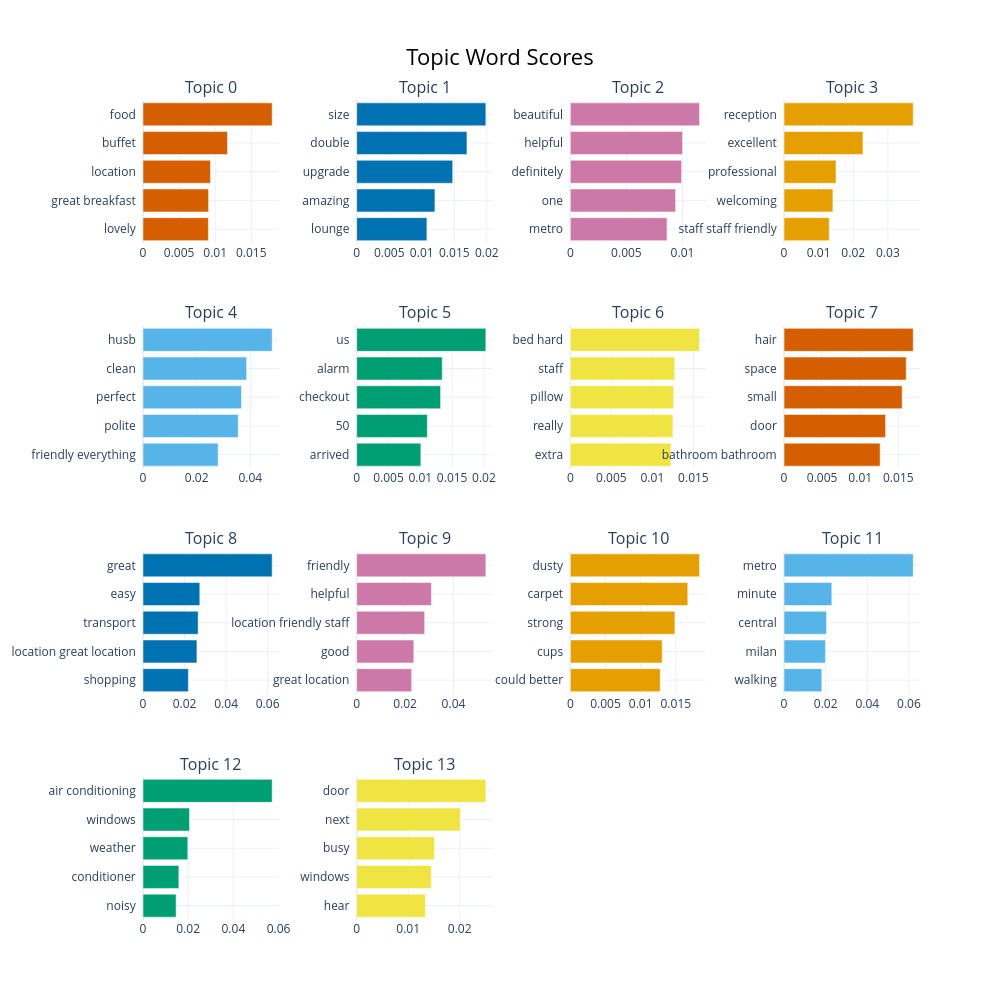

Write notebook code for a chart like this one.
### Code cell
number_of_topics = len(BERT_model.get_topic_info())
fig = BERT_model.visualize_barchart(top_n_topics=number_of_topics)
fig

### Figure 1 — Plotly figure (JSON) as saved in the notebook; plotly's stock layout.template omitted (floating-point values rounded to 4 significant figures)
{"data": [{"marker": {"color": "#D55E00"}, "orientation": "h", "type": "bar", "x": [0.009061, 0.009088, 0.009353, 0.0117, 0.0179], "xaxis": "x", "y": ["lovely  ", "great breakfast  ", "location  ", "buffet  ", "food  "], "yaxis": "y"}, {"marker": {"color": "#0072B2"}, "orientation": "h", "type": "bar", "x": [0.01079, 0.01202, 0.01476, 0.01694, 0.01985], "xaxis": "x2", "y": ["lounge  ", "amazing  ", "upgrade  ", "double  ", "size  "], "yaxis": "y2"}, {"marker": {"color": "#CC79A7"}, "orientation": "h", "type": "bar", "x": [0.008624, 0.009389, 0.009923, 0.01001, 0.01152], "xaxis": "x3", "y": ["metro  ", "one  ", "definitely  ", "helpful  ", "beautiful  "], "yaxis": "y3"}, {"marker": {"color": "#E69F00"}, "orientation": "h", "type": "bar", "x": [0.01307, 0.01412, 0.01502, 0.0228, 0.03732], "xaxis": "x4", "y": ["staff staff friendly  ", "welcoming  ", "professional  ", "excellent  ", "reception  "], "yaxis": "y4"}, {"marker": {"color": "#56B4E9"}, "orientation": "h", "type": "bar", "x": [0.028, 0.03549, 0.0367, 0.03863, 0.04814], "xaxis": "x5", "y": ["friendly everything  ", "polite  ", "perfect  ", "clean  ", "husb  "], "yaxis": "y5"}, {"marker": {"color": "#009E73"}, "orientation": "h", "type": "bar", "x": [0.01008, 0.0111, 0.01318, 0.01345, 0.0203], "xaxis": "x6", "y": ["arrived  ", "50  ", "checkout  ", "alarm  ", "us  "], "yaxis": "y6"}, {"marker": {"color": "#F0E442"}, "orientation": "h", "type": "bar", "x": [0.01226, 0.0125, 0.0126, 0.01272, 0.01575], "xaxis": "x7", "y": ["extra  ", "really  ", "pillow  ", "staff  ", "bed hard  "], "yaxis": "y7"}, {"marker": {"color": "#D55E00"}, "orientation": "h", "type": "bar", "x": [0.01261, 0.01333, 0.0155, 0.01604, 0.01695], "xaxis": "x8", "y": ["bathroom bathroom  ", "door  ", "small  ", "space  ", "hair  "], "yaxis": "y8"}, {"marker": {"color": "#0072B2"}, "orientation": "h", "type": "bar", "x": [0.02183, 0.02595, 0.02655, 0.02735, 0.06218], "xaxis": "x9", "y": ["shopping  ", "location great location  ", "transport  ", "easy  ", "great  "], "yaxis": "y9"}, {"marker": {"color": "#CC79A7"}, "orientation": "h", "type": "bar", "x": [0.02271, 0.0236, 0.02808, 0.03086, 0.05336], "xaxis": "x10", "y": ["great location  ", "good  ", "location friendly staff  ", "helpful  ", "friendly  "], "yaxis": "y10"}, {"marker": {"color": "#E69F00"}, "orientation": "h", "type": "bar", "x": [0.01278, 0.01306, 0.01487, 0.0167, 0.01837], "xaxis": "x11", "y": ["could better  ", "cups  ", "strong  ", "carpet  ", "dusty  "], "yaxis": "y11"}, {"marker": {"color": "#56B4E9"}, "orientation": "h", "type": "bar", "x": [0.01815, 0.01988, 0.0204, 0.02296, 0.06205], "xaxis": "x12", "y": ["walking  ", "milan  ", "central  ", "minute  ", "metro  "], "yaxis": "y12"}, {"marker": {"color": "#009E73"}, "orientation": "h", "type": "bar", "x": [0.01467, 0.01586, 0.01982, 0.02059, 0.05719], "xaxis": "x13", "y": ["noisy  ", "conditioner  ", "weather  ", "windows  ", "air conditioning  "], "yaxis": "y13"}, {"marker": {"color": "#F0E442"}, "orientation": "h", "type": "bar", "x": [0.01334, 0.01447, 0.01511, 0.02013, 0.02508], "xaxis": "x14", "y": ["hear  ", "windows  ", "busy  ", "next  ", "door  "], "yaxis": "y14"}], "layout": {"annotations": [{"font": {"size": 16}, "showarrow": false, "text": "Topic 0", "x": 0.0875, "xanchor": "center", "xref": "paper", "y": 1, "yanchor": "bottom", "yref": "paper"}, {"font": {"size": 16}, "showarrow": false, "text": "Topic 1", "x": 0.3625, "xanchor": "center", "xref": "paper", "y": 1, "yanchor": "bottom", "yref": "paper"}, {"font": {"size": 16}, "showarrow": false, "text": "Topic 2", "x": 0.6375, "xanchor": "center", "xref": "paper", "y": 1, "yanchor": "bottom", "yref": "paper"}, {"font": {"size": 16}, "showarrow": false, "text": "Topic 3", "x": 0.9125, "xanchor": "center", "xref": "paper", "y": 1, "yanchor": "bottom", "yref": "paper"}, {"font": {"size": 16}, "showarrow": false, "text": "Topic 4", "x": 0.0875, "xanchor": "center", "xref": "paper", "y": 0.725, "yanchor": "bottom", "yref": "paper"}, {"font": {"size": 16}, "showarrow": false, "text": "Topic 5", "x": 0.3625, "xanchor": "center", "xref": "paper", "y": 0.725, "yanchor": "bottom", "yref": "paper"}, {"font": {"size": 16}, "showarrow": false, "text": "Topic 6", "x": 0.6375, "xanchor": "center", "xref": "paper", "y": 0.725, "yanchor": "bottom", "yref": "paper"}, {"font": {"size": 16}, "showarrow": false, "text": "Topic 7", "x": 0.9125, "xanchor": "center", "xref": "paper", "y": 0.725, "yanchor": "bottom", "yref": "paper"}, {"font": {"size": 16}, "showarrow": false, "text": "Topic 8", "x": 0.0875, "xanchor": "center", "xref": "paper", "y": 0.45, "yanchor": "bottom", "yref": "paper"}, {"font": {"size": 16}, "showarrow": false, "text": "Topic 9", "x": 0.3625, "xanchor": "center", "xref": "paper", "y": 0.45, "yanchor": "bottom", "yref": "paper"}, {"font": {"size": 16}, "showarrow": false, "text": "Topic 10", "x": 0.6375, "xanchor": "center", "xref": "paper", "y": 0.45, "yanchor": "bottom", "yref": "paper"}, {"font": {"size": 16}, "showarrow": false, "text": "Topic 11", "x": 0.9125, "xanchor": "center", "xref": "paper", "y": 0.45, "yanchor": "bottom", "yref": "paper"}, {"font": {"size": 16}, "showarrow": false, "text": "Topic 12", "x": 0.0875, "xanchor": "center", "xref": "paper", "y": 0.175, "yanchor": "bottom", "yref": "paper"}, {"font": {"size": 16}, "showarrow": false, "text": "Topic 13", "x": 0.3625, "xanchor": "center", "xref": "paper", "y": 0.175, "yanchor": "bottom", "yref": "paper"}], "height": 1000, "hoverlabel": {"bgcolor": "white", "font": {"family": "Rockwell", "size": 16}}, "showlegend": false, "title": {"font": {"color": "Black", "size": 22}, "text": "Topic Word Scores", "x": 0.5, "xanchor": "center", "yanchor": "top"}, "width": 1000, "xaxis": {"anchor": "y", "domain": [0, 0.175], "showgrid": true}, "xaxis10": {"anchor": "y10", "domain": [0.275, 0.45], "showgrid": true}, "xaxis11": {"anchor": "y11", "domain": [0.55, 0.725], "showgrid": true}, "xaxis12": {"anchor": "y12", "domain": [0.825, 1], "showgrid": true}, "xaxis13": {"anchor": "y13", "domain": [0, 0.175], "showgrid": true}, "xaxis14": {"anchor": "y14", "domain": [0.275, 0.45], "showgrid": true}, "xaxis15": {"anchor": "y15", "domain": [0.55, 0.725], "showgrid": true}, "xaxis16": {"anchor": "y16", "domain": [0.825, 1], "showgrid": true}, "xaxis2": {"anchor": "y2", "domain": [0.275, 0.45], "showgrid": true}, "xaxis3": {"anchor": "y3", "domain": [0.55, 0.725], "showgrid": true}, "xaxis4": {"anchor": "y4", "domain": [0.825, 1], "showgrid": true}, "xaxis5": {"anchor": "y5", "domain": [0, 0.175], "showgrid": true}, "xaxis6": {"anchor": "y6", "domain": [0.275, 0.45], "showgrid": true}, "xaxis7": {"anchor": "y7", "domain": [0.55, 0.725], "showgrid": true}, "xaxis8": {"anchor": "y8", "domain": [0.825, 1], "showgrid": true}, "xaxis9": {"anchor": "y9", "domain": [0, 0.175], "showgrid": true}, "yaxis": {"anchor": "x", "domain": [0.825, 1], "showgrid": true}, "yaxis10": {"anchor": "x10", "domain": [0.275, 0.45], "showgrid": true}, "yaxis11": {"anchor": "x11", "domain": [0.275, 0.45], "showgrid": true}, "yaxis12": {"anchor": "x12", "domain": [0.275, 0.45], "showgrid": true}, "yaxis13": {"anchor": "x13", "domain": [0, 0.175], "showgrid": true}, "yaxis14": {"anchor": "x14", "domain": [0, 0.175], "showgrid": true}, "yaxis15": {"anchor": "x15", "domain": [0, 0.175], "showgrid": true}, "yaxis16": {"anchor": "x16", "domain": [0, 0.175], "showgrid": true}, "yaxis2": {"anchor": "x2", "domain": [0.825, 1], "showgrid": true}, "yaxis3": {"anchor": "x3", "domain": [0.825, 1], "showgrid": true}, "yaxis4": {"anchor": "x4", "domain": [0.825, 1], "showgrid": true}, "yaxis5": {"anchor": "x5", "domain": [0.55, 0.725], "showgrid": true}, "yaxis6": {"anchor": "x6", "domain": [0.55, 0.725], "showgrid": true}, "yaxis7": {"anchor": "x7", "domain": [0.55, 0.725], "showgrid": true}, "yaxis8": {"anchor": "x8", "domain": [0.55, 0.725], "showgrid": true}, "yaxis9": {"anchor": "x9", "domain": [0.275, 0.45], "showgrid": true}}}
